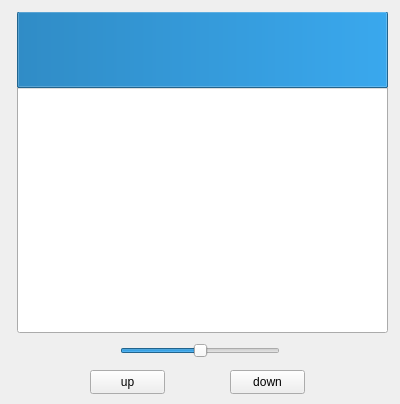
<?xml version="1.0" encoding="UTF-8"?>
<ui version="4.0">
 <class>Form</class>
 <widget class="QWidget" name="Form">
  <property name="geometry">
   <rect>
    <x>0</x>
    <y>0</y>
    <width>400</width>
    <height>404</height>
   </rect>
  </property>
  <property name="windowTitle">
   <string>Form</string>
  </property>
  <widget class="QSlider" name="slider">
   <property name="geometry">
    <rect>
     <x>120</x>
     <y>340</y>
     <width>160</width>
     <height>22</height>
    </rect>
   </property>
   <property name="maximum">
    <number>100</number>
   </property>
   <property name="singleStep">
    <number>5</number>
   </property>
   <property name="value">
    <number>50</number>
   </property>
   <property name="orientation">
    <enum>Qt::Horizontal</enum>
   </property>
  </widget>
  <widget class="QPushButton" name="btn_up">
   <property name="geometry">
    <rect>
     <x>90</x>
     <y>370</y>
     <width>75</width>
     <height>24</height>
    </rect>
   </property>
   <property name="text">
    <string>up</string>
   </property>
  </widget>
  <widget class="QPushButton" name="btn_down">
   <property name="geometry">
    <rect>
     <x>230</x>
     <y>370</y>
     <width>75</width>
     <height>24</height>
    </rect>
   </property>
   <property name="text">
    <string>down</string>
   </property>
  </widget>
  <widget class="QProgressBar" name="pb">
   <property name="geometry">
    <rect>
     <x>17</x>
     <y>12</y>
     <width>371</width>
     <height>321</height>
    </rect>
   </property>
   <property name="value">
    <number>24</number>
   </property>
   <property name="textVisible">
    <bool>false</bool>
   </property>
   <property name="orientation">
    <enum>Qt::Vertical</enum>
   </property>
   <property name="invertedAppearance">
    <bool>true</bool>
   </property>
   <property name="textDirection">
    <enum>QProgressBar::TopToBottom</enum>
   </property>
  </widget>
 </widget>
 <resources/>
 <connections>
  <connection>
   <sender>btn_up</sender>
   <signal>pressed()</signal>
   <receiver>Form</receiver>
   <slot>up()</slot>
   <hints>
    <hint type="sourcelabel">
     <x>99</x>
     <y>387</y>
    </hint>
    <hint type="destinationlabel">
     <x>30</x>
     <y>373</y>
    </hint>
   </hints>
  </connection>
  <connection>
   <sender>btn_up</sender>
   <signal>released()</signal>
   <receiver>Form</receiver>
   <slot>stop()</slot>
   <hints>
    <hint type="sourcelabel">
     <x>92</x>
     <y>372</y>
    </hint>
    <hint type="destinationlabel">
     <x>57</x>
     <y>354</y>
    </hint>
   </hints>
  </connection>
  <connection>
   <sender>btn_down</sender>
   <signal>pressed()</signal>
   <receiver>Form</receiver>
   <slot>down()</slot>
   <hints>
    <hint type="sourcelabel">
     <x>184</x>
     <y>385</y>
    </hint>
    <hint type="destinationlabel">
     <x>353</x>
     <y>353</y>
    </hint>
   </hints>
  </connection>
  <connection>
   <sender>btn_down</sender>
   <signal>released()</signal>
   <receiver>Form</receiver>
   <slot>stop()</slot>
   <hints>
    <hint type="sourcelabel">
     <x>214</x>
     <y>388</y>
    </hint>
    <hint type="destinationlabel">
     <x>379</x>
     <y>391</y>
    </hint>
   </hints>
  </connection>
 </connections>
 <slots>
  <slot>reset()</slot>
  <slot>up()</slot>
  <slot>down()</slot>
  <slot>stop()</slot>
 </slots>
</ui>
